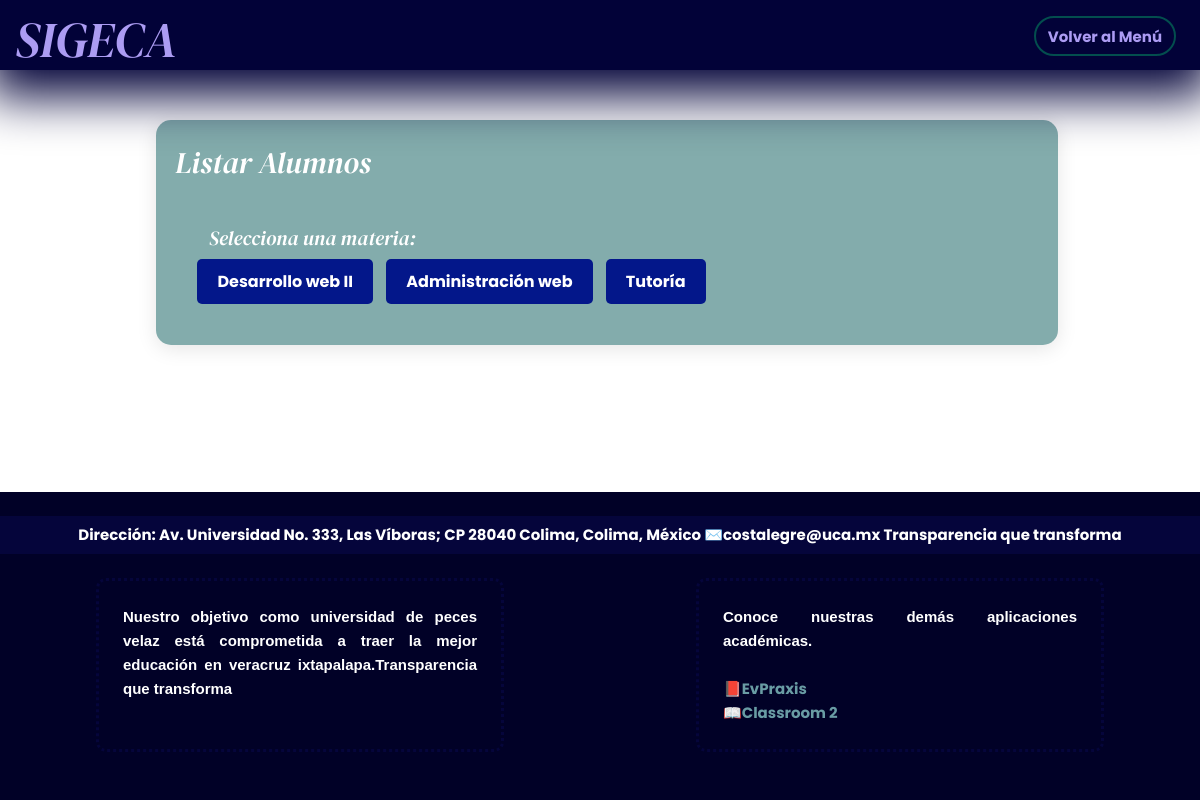
Screenshot of /Privada/Profesor/listaralumnos.php (signed in) with the database file from the repository.
### tables this page shows
CREATE TABLE `asignaturas` (
  `id_asignatura` int(11) NOT NULL,
  `nombre_asignatura` varchar(50) DEFAULT NULL,
  `creditos` int(11) DEFAULT NULL
);

### Privada/Profesor/Funcion.php (called while the page is built, shortened)
<?php
include('../../Conexion/conexionBD.php');
function consultamaterias(){
    $idprofesor = $_POST['id_profesor'];
    $conn = new conexion();
    $sql = "SELECT DISTINCT asignaturas.id_asignatura, asignaturas.nombre_asignatura FROM asignaturas JOIN horarios
    ON asignaturas.id_asignatura = horarios.id_asignatura WHERE horarios.id_profesor = '$idprofesor'";
    $resultado = $conn->consultarSQL($sql);
    return $resultado;
}
?>

### Conexion/conexionBD.php (called while the page is built, shortened)
<?php
Class conexion{
	private $host = 'localhost';
	private $usuario = 'root';
	private $password = '';
	private $base = 'sigecaBD';
	public function consultarSQL($sentencia){
		$this->conexion = new mysqli($this->host, $this->usuario, $this->password, $this->base);
		$resultado = $this->conexion->query($sentencia);
		return $resultado;
	}
}
?>

### Privada/Profesor/listaralumnos.php (the view, shortened to what this page needs)
<?php
include('Funcion.php');
$materias = consultamaterias();
?>
<!DOCTYPE html>
<html lang="en">
<head>
    <link rel="stylesheet" href="Estilos/EstilosFunc.css">
</head>
<body>
    <?php  include '../../Publica/principal/nav.php'; ?>
    <div class="contenedor">
            <div class="tarjeta">
            <div class="titulo">
                <h2>Listar Alumnos</h2>
            </div>
                <?php if (!isset($_POST['materia']) && !isset($_POST['grupo']) && $materias->num_rows>0): ?>
                <form method="POST" action="">
                   <div class="selecMateria">
                        <label>Selecciona una materia:</label>
                    </div>
                    <?php while ($materia = $materias->fetch_assoc()) { ?>
                        <button type="submit" name="materia" value="<?= $materia['id_asignatura'] ?>" class="boton-opcion">
                        <?php echo $materia['nombre_asignatura']; ?>
                        </button>
                    <?php } ?>
                </form>
                <?php elseif($materias->num_rows==0): ?>
                    <p style="margin-top: 0px; font-size:25px; color: rgb(255, 255, 255); font-weight: bold;">Maestro no registrado para impartir materias.</p>
                <?php endif; ?>
            </div>
    </div>
    <?php  include '../../Publica/principal/footer.php'; ?>
</body>
</html>

### Privada/Profesor/Estilos/EstilosFunc.css (style rules this page uses)
* { margin: 0; padding: 0; font-family: "Poppins", sans-serif; font-weight: 700; font-style: normal; font-size: 15px; }
body { background-image: url(../../../Imagenes/fondo.gif); background-position: center; background-size: cover; background-repeat:no-repeat ; color: var(--dark-blue); display: flex; flex-direction: column; min-height: 100vh; line-height: 1.6; }
.tarjeta { position: relative; width: 90%; margin: 0; margin-bottom: 2%; padding: 2%; background-color: rgba(2, 85, 85, 0.486); border-radius: 15px; box-shadow: 0px 4px 20px rgba(0, 0, 0, 0.1); max-height: 50vh; overflow-y: auto; }
.titulo { position: relative; color: rgb(255, 255, 255); margin: 0; margin-bottom: 2%; }
.selecMateria { position: relative; color: rgb(255, 255, 255); margin-left: 2%; }
.selecMateria label { font-family: "DM Serif Display", serif; font-weight: 400; font-style: italic; font-size: 20px; }
.titulo h2 { font-family: "DM Serif Display", serif; font-weight: 400; font-style: italic; font-size: 30px; }
.contenedor { display: flex; flex-direction: column; gap: 15px; margin-top: 10%; margin-left: 13%; width: 80%; }
.boton-opcion { margin: 5px; padding: 10px 20px; background-color:rgb(3, 23, 138); color: white; border: none; cursor: pointer; border-radius: 5px; text-align: center; font-size: 16px; transition: background-color 0.3s; }
form { padding: 2%; }

### rows the page displays
asignaturas: $materia['id_asignatura'] 41 (drawn), nombre_asignatura "Desarrollo web II"
asignaturas: $materia['id_asignatura'] 45 (drawn), nombre_asignatura "Administración web"
asignaturas: $materia['id_asignatura'] 11 (drawn), nombre_asignatura "Tutoría"
